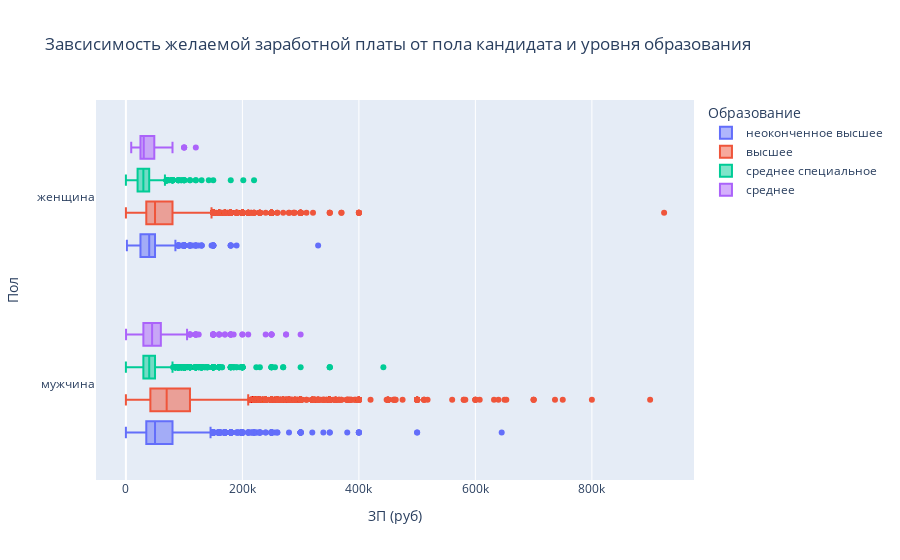

Source (notebook cell):
### Markdown cell above
**Дополнительные баллы**

Для получения 2 дополнительных баллов по разведывательному анализу постройте еще два любых содержательных графика или диаграммы, которые помогут проиллюстрировать влияние признаков/взаимосвязь между признаками/распределения признаков. Приведите выводы по ним. Желательно, чтобы в анализе участвовали признаки, которые мы создавали ранее в разделе "Преобразование данных".

### Code cell
fig = px.box(
    data_frame=mask_salary,
    x='ЗП (руб)',
    y='Пол',
    color='Образование', 
    title='Завсисимость желаемой заработной платы от пола кандидата и уровня образования'
);
fig.show()

### Figure 1 — Plotly figure (JSON) as saved in the notebook; plotly's stock layout.template omitted (floating-point values rounded to 4 significant figures; data arrays with more than 128 entries replaced by an {"elided": "..."} marker saying what was removed)
{"data": [{"alignmentgroup": "True", "hovertemplate": "Образование=неоконченное высшее<br>ЗП (руб)=%{x}<br>Пол=%{y}<extra></extra>", "legendgroup": "неоконченное высшее", "marker": {"color": "#636efa"}, "name": "неоконченное высшее", "notched": false, "offsetgroup": "неоконченное высшее", "orientation": "h", "showlegend": true, "type": "box", "x": {"elided": "4556 float values"}, "x0": " ", "xaxis": "x", "y": {"elided": "4556 str values"}, "y0": " ", "yaxis": "y"}, {"alignmentgroup": "True", "hovertemplate": "Образование=высшее<br>ЗП (руб)=%{x}<br>Пол=%{y}<extra></extra>", "legendgroup": "высшее", "marker": {"color": "#EF553B"}, "name": "высшее", "notched": false, "offsetgroup": "высшее", "orientation": "h", "showlegend": true, "type": "box", "x": {"elided": "33859 float values"}, "x0": " ", "xaxis": "x", "y": {"elided": "33859 str values"}, "y0": " ", "yaxis": "y"}, {"alignmentgroup": "True", "hovertemplate": "Образование=среднее специальное<br>ЗП (руб)=%{x}<br>Пол=%{y}<extra></extra>", "legendgroup": "среднее специальное", "marker": {"color": "#00cc96"}, "name": "среднее специальное", "notched": false, "offsetgroup": "среднее специальное", "orientation": "h", "showlegend": true, "type": "box", "x": {"elided": "5764 float values"}, "x0": " ", "xaxis": "x", "y": {"elided": "5764 str values"}, "y0": " ", "yaxis": "y"}, {"alignmentgroup": "True", "hovertemplate": "Образование=среднее<br>ЗП (руб)=%{x}<br>Пол=%{y}<extra></extra>", "legendgroup": "среднее", "marker": {"color": "#ab63fa"}, "name": "среднее", "notched": false, "offsetgroup": "среднее", "orientation": "h", "showlegend": true, "type": "box", "x": {"elided": "559 float values"}, "x0": " ", "xaxis": "x", "y": {"elided": "559 str values"}, "y0": " ", "yaxis": "y"}], "layout": {"boxmode": "group", "legend": {"title": {"text": "Образование"}, "tracegroupgap": 0}, "title": {"text": "Завсисимость желаемой заработной платы от пола кандидата и уровня образования"}, "xaxis": {"anchor": "y", "domain": [0, 1], "title": {"text": "ЗП (руб)"}}, "yaxis": {"anchor": "x", "domain": [0, 1], "title": {"text": "Пол"}}}}
